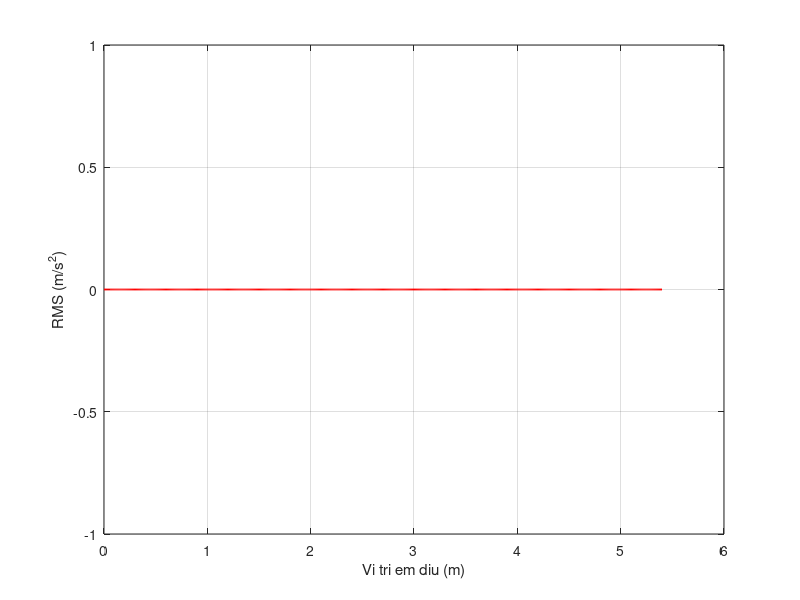

This figure's MATLAB source:
clear all
global M2 Jy M1t M1s K1t K1s K2t K2s C1t C1s C2t C2s a b q0 v L w l t phi aZ MM kq G q1 q2 q3 q4
kq = [];
%KHOI LUONG
M2 = 14400;   %Khoi luong duoc treo (kg)
M1t = 472;    %Khoi luong khong treo cau truoc (kg)
M1s = 828;    %Khoi luong khong treo cau sau (kg)
Jy = 55354;   %Momen quan tinh khoi luong quanh Oy (kg.m^2)
%HE SO CAN
K1t = 32765;  %He so can lop truoc (Ns/m)
K1s = 48730;  %He so can lop sau (Ns/m)
K2t = 17431;  %He so can giam chan truoc(Ns/m)
K2s = 26708;  %He so can giam chan sau (Ns/m)
%DO CUNG
C1t = 899472; %Do cung banh xe truoc (N/m)
C1s = 1578020;%Do cung banh xe sau (N/m)
C2t = 363177; %Do cung HTT truoc (N/m)
C2s = 486111; %Do cung HTT sau (N/m)
l = 5.4;      %Chieu dai co so (m)
q0 = 0.06;    %Chieu cao map mo (m)
L = 2;        %Chieu dai map mo (m)
v = 12;       %Toc do khao sat (m/s)
w = (2*pi*v)/L;
phi = 2*pi*l/L;
dt = 0.01;    %Buoc nhay thoi gian (s)
T = 10;       %Thoi gian khao sat (s)
nt = fix(T/dt);
aZ = zeros(4, nt+1);
vZ = zeros(4, nt+1);
Z = zeros(4, nt+1);
for a = 0:dt:5.4;
    b = l - a;  
    %Ma tran M
    M = [M2 0 0 0; 0 Jy 0 0; 0 0 M1t 0; 0 0 0 M1s];
    MM = inv(M);
    %Ma tran K
    K = [K2t+K2s b*K2s-a*K2t -K2t -K2s; b*K2s-a*K2t a*a*K2t+b*b*K2s a*K2t -b*K2s; -K2t a*K2t K1t+K2t 0; -K2s -b*K2s 0 K1s+K2s];
    %Ma tran C
    C = [C2t+C2s b*C2s-a*C2t -C2t -C2s; b*C2s-a*C2t a*a*C2t+b*b*C2s a*C2t -b*C2s; -C2t a*C2t C1t+C2t 0; -C2s -b*C2s 0 C1s+C2s];
    vZ(:,1) = [0 0 0 0];
    Z(:,1) = [0 0 0 0];
    for t = 1:nt
        if t >= 0 && t <= (2*L/v)
            q1 = 1 - cos(w*t);
            q2 = sin(w*t);
            if t >= l/v && t <= (2*L/v) + (l/v)
                q3 = 1 - cos(w*t + phi);
                q4 = sin(w*t+ phi);
        else
            q1 = 0;
            q2 = 0;
            q3 = 0;
            q4 = 0;
        end
        f = [0; 0; 0.5*C1t*q0*q1 + 0.5*K1t*q0*w*q2; 0.5*C1s*q0*q3 + 0.5*K1s*q0*w*q4];
        aZ(:,t) = MM * (f - K*vZ(:,t) - C*Z(:,t));
        vZ(:,t+1) = vZ(:,t) + aZ(:,t) * dt;
        Z(:,t+1) = Z(:,t) + vZ(:,t+1) * dt;
        end
    end
    %Trong so gia toc RMS
    S = 0;
    for t = 1:nt
        S = S + aZ(1,t)^2*dt;
    end
    S = sqrt(S/T);  
    kq = [kq S];
end
G = kq;
a = 0:0.01:5.4;
figure(1)
plot(a, G, 'r', 'LineWidth', 1.3)
xlabel('Vi tri em diu (m)')
ylabel('RMS (m/s^2)')
grid on